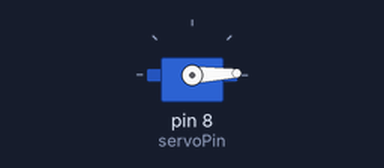
The sketch below on a simulated Arduino Uno, built with avr-gcc and run on an emulated ATmega328P. Shown: servo. Wiring (inferred from the names in the program): servo: signal pin 8. Servo pulses on a pin are drawn as a servo (544–2400 µs = 0–180°).

Above: at 0.05 s.
At 1.2 s:
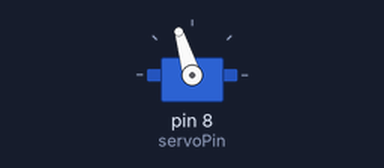
At 2.4 s:
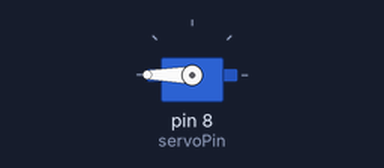
At 4.8 s:
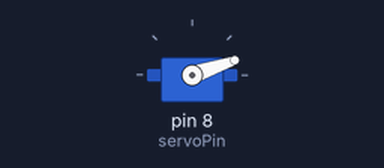
Timing chart, 0 to 7.2 s (numbered marks = the images above):
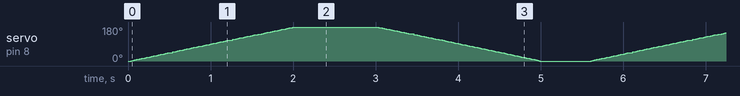

The sketch:

servo180.ino
```cpp
int servo0=500;
int servo180=2600;
int inc=20;
int pos=servo0;
int servoPin=8;


void setup()
{

  // put your setup code here, to run once:
  Serial.begin(9600);
  pinMode(servoPin,OUTPUT);


}

void loop()
{
  // put your main code here, to run repeatedly:
  int i;
  pos+=inc;
  if(pos>servo180)
  {
    pos=servo180;
    inc*=-1;
    delay(500);
  }
  else if(pos<servo0)
  {
    pos=servo0;
    inc*=-1;
    delay(500);
  }
  digitalWrite(servoPin,HIGH);
  delayMicroseconds(pos);
  digitalWrite(servoPin,LOW);
  delay(20);

}
```
